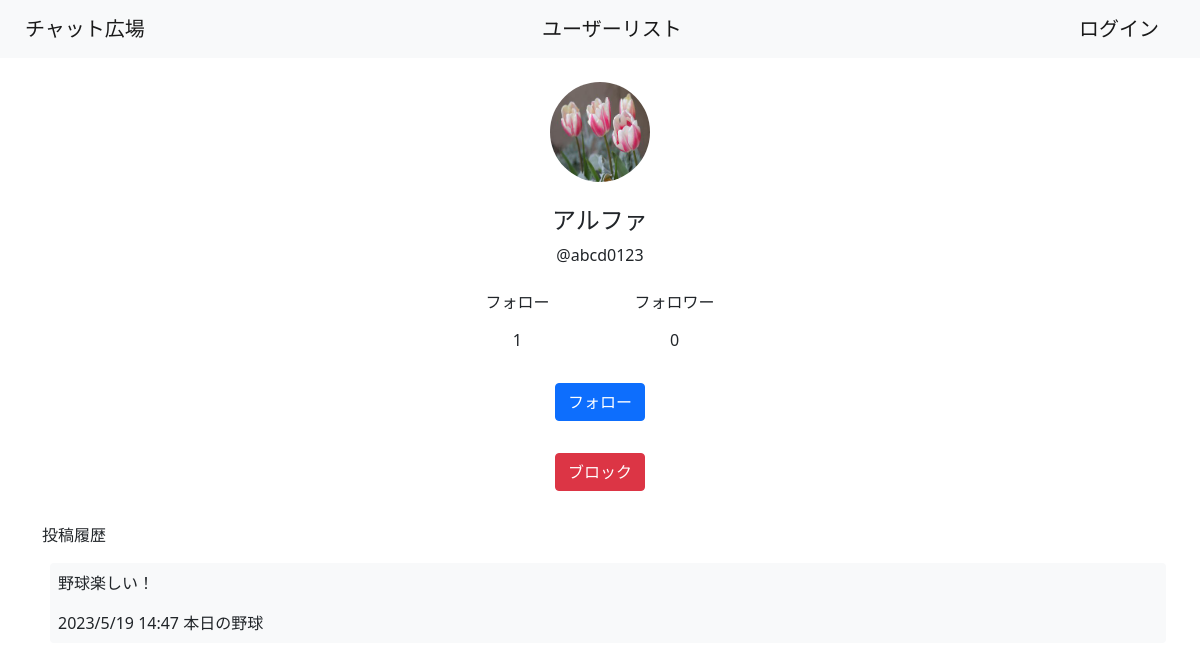
Page /user/8 on the earlier database version.
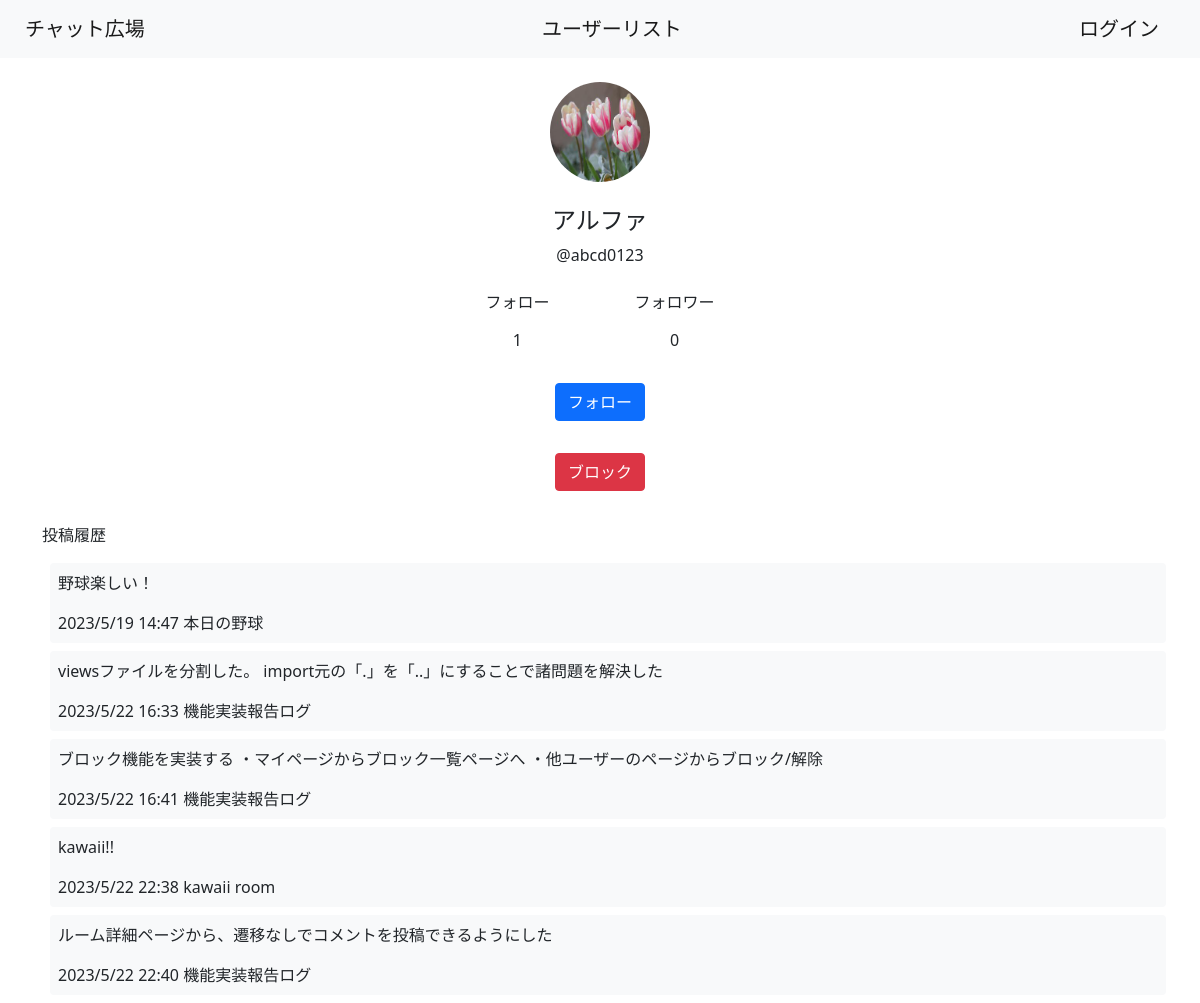
Same page on the later database version.
### chatrooms/models.py (models this page shows, shortened)
class CustomUser(AbstractUser):
    user_name = models.CharField(max_length=100, default="no name")
    memo = models.TextField()
    created_at = models.DateTimeField(auto_now_add=True)
    icon = models.ImageField(upload_to='icon', height_field=None, width_field=None, blank=True, max_length=100, default=False)
    icon_changed = models.DateTimeField(blank=True, auto_now=True)
    REQUIRED_FIELDS = ["user_name","memo"]
    groups = None
    user_permissions = None
    last_login = None
    first_name = None
    last_name = None
    email_address = None
    date_joined = None

class Post(models.Model):
    text = models.TextField()
    user = models.ForeignKey(CustomUser, related_name='post', on_delete=models.CASCADE)
    created_at = models.DateTimeField(auto_now_add=True)
    room = models.ForeignKey(Room, related_name='post', on_delete=models.CASCADE)
    deleted = models.BooleanField(default=False)
    image = models.ImageField(upload_to='post', height_field=None, width_field=None, blank=True, max_length=100, default=False)

class Room(models.Model):
    title = models.CharField(max_length=100)
    user = models.ForeignKey(CustomUser, on_delete=models.CASCADE)
    created_at = models.DateTimeField(auto_now_add=True)
    image = models.ImageField(upload_to='room', height_field=None, width_field=None, blank=True, max_length=100, default=False)#サムネ
    def __str__(self):
        return self.title

### chatrooms/views/user.py (the view)
# urls.py: path('user/<int:pk>', user.UserDetailView.as_view(), name='ud'),
class UserDetailView(DetailView):
    template_name = 'user/detail.html'
    model = models.CustomUser
    def get_context_data(self, **kwargs):
        context=super().get_context_data() #元クラスで定義されてるデフォルトのcontextを呼び出してます
        try:
            models.Connect.objects.get(follower_id=self.kwargs.get('pk'),follow_id=self.request.user.id)
            context['follow_flag'] = True
        except:
            context['follow_flag'] = False
        try:
            imgurl=models.CustomUser.objects.get(id=self.kwargs.get('pk')).icon
            if imgurl=='False':
                imgurl="icon/none.png"
            context['imgurl'] = "/media/" + str(imgurl)
        except:
            context['imgurl'] = "/media/icon/none.png"
        return context

### templates/user/detail.html (shortened to what this page needs)
{% extends 'base.html' %}
{% block content %}
    <div class="container">
      <div class="row justify-content-md-center pt-4">
        <img src={{imgurl}} alt={{customuser.icon}} class="col-auto rounded-circle" width="100" height="100">
      </div>
      <div class="pt-4" name="name">
        <h4 class="text-center">{{ customuser.user_name }}</h4>
        <p class="text-center">@{{ customuser.username }}</p>
        <div class="row justify-content-md-center" name="ff">
          <div class="col-auto row justify-content-md-center" name="follow">
            <a href={%url 'fl1' customuser.id%} class="btn col-auto text-center text-decoration-none">フォロー</a>
            <a href={%url 'fl1' customuser.id%} class="btn col-auto text-center text-decoration-none">{{ customuser.follow.count}}</a>
          </div>
          <div class="col-auto row justify-content-md-center" name="follower">
            <a href={%url 'fl2' customuser.id%} class="btn col-auto text-center text-decoration-none">フォロワー</a>
            <a href={%url 'fl2' customuser.id%} class="btn col-auto text-center text-decoration-none">{{ customuser.follower.count}}</a>
          </div>
        </div>
        <div class="row p-4 justify-content-md-center">
          {%if not follow_flag%}
          <a href={%url 'cc' customuser.id%} class="btn btn-primary col-auto">フォロー</a>
          {%else%}
          <a href={%url 'cd' customuser.id%} class="btn btn-secondary col-auto">フォローを外す</a>
          {%endif%}
        </div>
        <div class="row p-2 justify-content-md-center">
          <a href="#" class="btn btn-danger col-auto">ブロック</a>
        </div>
      </div>
    </div>
    <div class="container  mt-4">
      <p class="mt-2">投稿履歴{% if customuser.post.count == 0 %}なし{%endif%}</p>
      {% for post in customuser.post.all %}
      <div class=" rounded container p-2 m-2 bg-light">
        <a href={%url 'rd' post.room.id%} class="text-dark text-decoration-none">
          <p>{{ post.text }}</p>
          {{ post.created_at|date:"Y/n/j H:i"}}
          {{ post.room }}
        </a>
      </div>
      {% endfor %}
    </div>
{% endblock content %}

### templates/base.html (shortened to what this page needs)
<!doctype html>
<html lang="en">
  <head>
    <link href="https://cdn.jsdelivr.net/npm/bootstrap@5.0.2/dist/css/bootstrap.min.css" rel="stylesheet">
  </head>
  <body>
    <nav class="navbar navbar-light bg-light">
        <div class="container-fluid">
          <a class="navbar-brand btn" href={% url 'rl' %}>チャット広場</a>
          <a class="navbar-brand btn" href={% url 'ul' %}>ユーザーリスト</a>
          {%if user.is_authenticated%}
          <a class="navbar-brand btn" href={% url 'lo' %}>ログアウト</a>
          <a class="navbar-brand btn" href={% url 'mp' %}>{{user.user_name}} @{{ user.username}}</a>
          {%else%}
          <a class="navbar-brand btn" href={% url 'li' %}>ログイン</a>
          {%endif%}
        </div>
      </nav>
      {% block content %}{% endblock content %}
  </body>
</html>

Differences in the rows shown:
added Post: text "viewsファイルを分割した。 import元の「.」を「..」にすることで諸問題を解決した", created_at "2023/5/22 16:33", room "機能実装報告ログ"
added Post: text "ブロック機能を実装する ・マイページからブロック一覧ページへ ・他ユーザーのページからブロック/解除", created_at "2023/5/22 16:41", room "機能実装報告ログ"
added Post: text "kawaii!!", created_at "2023/5/22 22:38", room "kawaii room"
added Post: text "ルーム詳細ページから、遷移なしでコメントを投稿できるようにした", created_at "2023/5/22 22:40", room "機能実装報告ログ"
